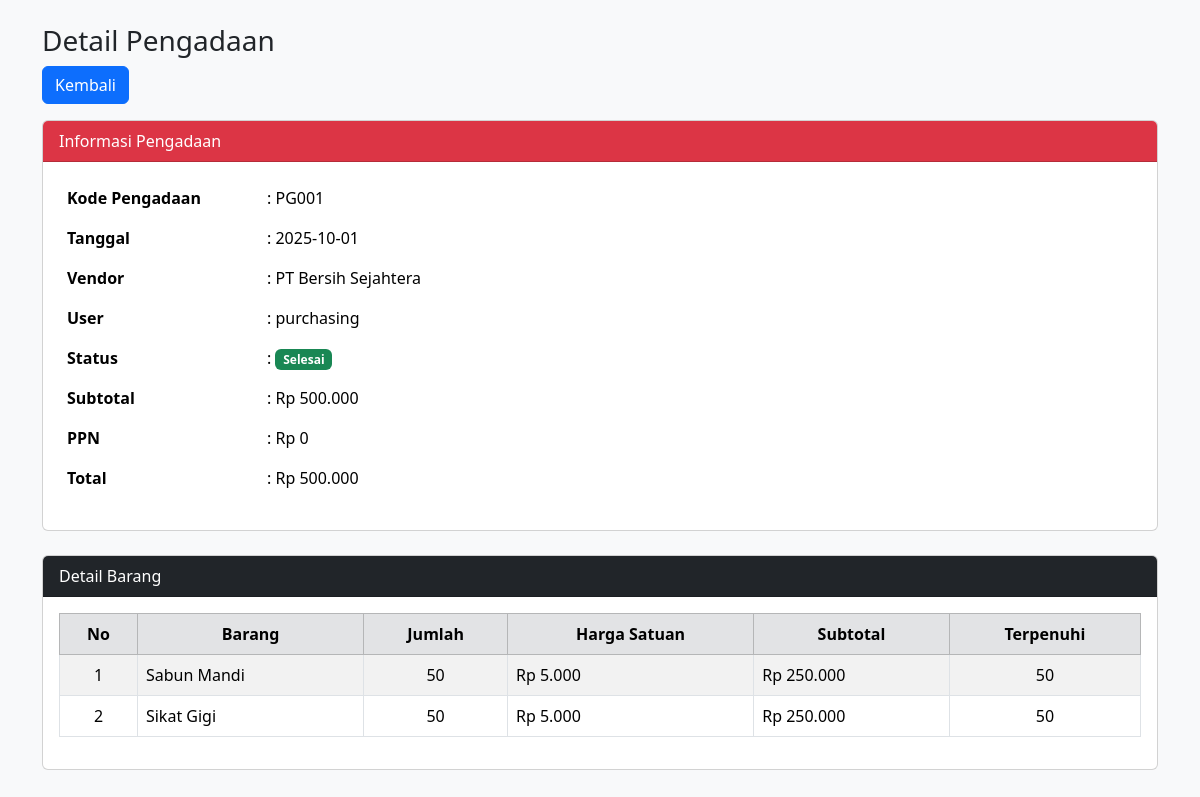
The page /transaksi/detail_pengadaan.php?id=1 (signed in) on the database its author committed.
### tables this page shows
CREATE TABLE pengadaan (
  idpengadaan BIGINT AUTO_INCREMENT PRIMARY KEY,
  kode_pengadaan VARCHAR(20),
  tanggal DATE,
  idvendor INT,
  iduser INT,
  subtotal_nilai DECIMAL(15,2) DEFAULT 0,
  ppn DECIMAL(12,2) DEFAULT 0,
  total_nilai DECIMAL(15,2) DEFAULT 0,
  status CHAR(1) DEFAULT 'O',  
  FOREIGN KEY (idvendor) REFERENCES vendor(idvendor) ON DELETE SET NULL,
  FOREIGN KEY (iduser) REFERENCES user(iduser) ON DELETE SET NULL
);

CREATE TABLE vendor (
  idvendor INT AUTO_INCREMENT PRIMARY KEY,
  nama_vendor VARCHAR(150) NOT NULL,
  badan_hukum CHAR(1) DEFAULT 'C',
  status CHAR(1) DEFAULT 'A'
);

CREATE TABLE user (
  iduser INT AUTO_INCREMENT PRIMARY KEY,
  username VARCHAR(45) NOT NULL,
  password VARCHAR(100) NOT NULL,
  idrole INT,
  FOREIGN KEY (idrole) REFERENCES role(idrole) ON DELETE SET NULL
);

CREATE TABLE detail_pengadaan (
  iddetail_pengadaan BIGINT AUTO_INCREMENT PRIMARY KEY,
  idpengadaan BIGINT,
  idbarang INT,
  jumlah INT,
  harga_satuan DECIMAL(12,2),
  subtotal DECIMAL(15,2),
  jumlah_terpenuhi INT DEFAULT 0,  
  FOREIGN KEY (idpengadaan) REFERENCES pengadaan(idpengadaan) ON DELETE CASCADE,
  FOREIGN KEY (idbarang) REFERENCES barang(idbarang) ON DELETE CASCADE
);

CREATE TABLE barang (
  idbarang INT AUTO_INCREMENT PRIMARY KEY,
  jenis CHAR(1) NOT NULL,
  nama VARCHAR(150) NOT NULL,
  idsatuan INT,
  status TINYINT DEFAULT 1,
  harga_beli DECIMAL(12,2) DEFAULT 0,
  harga_jual DECIMAL(12,2) DEFAULT 0,
  FOREIGN KEY (idsatuan) REFERENCES satuan(idsatuan) ON DELETE SET NULL
);

### transaksi/detail_pengadaan.php (the view, shortened to what this page needs)
<?php
include '../config/koneksi.php';
$id = intval($_GET['id']);
$qHeader = mysqli_query($koneksi, "
    SELECT p.*, v.nama_vendor, u.username
    FROM pengadaan p
    LEFT JOIN vendor v ON p.idvendor = v.idvendor
    LEFT JOIN user u ON p.iduser = u.iduser
    WHERE p.idpengadaan = '$id'
");
$data = mysqli_fetch_assoc($qHeader);
?>
<!DOCTYPE html>
<html lang="id">
<head>
<link href="https://cdn.jsdelivr.net/npm/bootstrap@5.3.3/dist/css/bootstrap.min.css" rel="stylesheet">
</head>
<body class="bg-light">
<div class="container py-4">
    <h3>Detail Pengadaan</h3>
    <a href="pengadaan.php" class="btn btn-primary mb-3">Kembali</a>
    <div class="card mb-4">
        <div class="card-header bg-danger text-white">
            Informasi Pengadaan
        </div>
        <div class="card-body">
            <table class="table table-borderless">
                <tr>
                    <th width="200px">Kode Pengadaan</th>
                    <td>: <?= $data['kode_pengadaan'] ?></td>
                </tr>
                <tr>
                    <th>Tanggal</th>
                    <td>: <?= $data['tanggal'] ?></td>
                </tr>
                <tr>
                    <th>Vendor</th>
                    <td>: <?= $data['nama_vendor'] ?></td>
                </tr>
                <tr>
                    <th>User</th>
                    <td>: <?= $data['username'] ?></td>
                </tr>
                <tr>
                    <th>Status</th>
                    <td>:
                        <?php
                            if ($data['status'] == 'C') {
                                echo "<span class='badge bg-success'>Selesai</span>";
                            } else {
                                echo "<span class='badge bg-warning'>Proses</span>";
                            }
                        ?>
                    </td>
                </tr>
                <tr>
                    <th>Subtotal</th>
                    <td>: Rp <?= number_format($data['subtotal_nilai'],0,',','.') ?></td>
                </tr>
                <tr>
                    <th>PPN</th>
                    <td>: Rp <?= number_format($data['ppn'],0,',','.') ?></td>
                </tr>
                <tr>
                    <th>Total</th>
                    <td>: Rp <?= number_format($data['total_nilai'],0,',','.') ?></td>
                </tr>
            </table>
        </div>
    </div>
    <div class="card">
        <div class="card-header bg-dark text-white d-flex justify-content-between">
            <span>Detail Barang</span>
        </div>
        <div class="card-body">
            <table class="table table-bordered table-striped">
                <thead class="table-secondary text-center">
                    <tr>
                        <th>No</th>
                        <th>Barang</th>
                        <th>Jumlah</th>
                        <th>Harga Satuan</th>
                        <th>Subtotal</th>
                        <th>Terpenuhi</th>
                    </tr>
                </thead>
                <tbody>
                    <?php
                    $qDetail = mysqli_query($koneksi, "
                        SELECT d.*, b.nama AS nama_barang
                        FROM detail_pengadaan d
                        JOIN barang b ON d.idbarang = b.idbarang
                        WHERE d.idpengadaan = '$id';
                    ");
                    $no = 1;
                    while ($row = mysqli_fetch_assoc($qDetail)) {
                        echo "
                        <tr>
                            <td class='text-center'>$no</td>
                            <td>{$row['nama_barang']}</td>
                            <td class='text-center'>{$row['jumlah']}</td>
                            <td>Rp " . number_format($row['harga_satuan'],0,',','.') . "</td>
                            <td>Rp " . number_format($row['subtotal'],0,',','.') . "</td>
                            <td class='text-center'>{$row['jumlah_terpenuhi']}</td>
                        </tr>
                        ";
                        $no++;
                    }
                    ?>
                </tbody>
            </table>
        </div>
    </div>
</div>
</body>
</html>

### rows shown on the page
pengadaan: kode_pengadaan "PG001", tanggal "2025-10-01", idvendor.nama_vendor "PT Bersih Sejahtera", iduser.username "purchasing", subtotal_nilai "500.000", ppn "0", total_nilai "500.000"
detail_pengadaan: idbarang.nama "Sabun Mandi", jumlah "50", harga_satuan "5.000", subtotal "250.000", jumlah_terpenuhi "50"
detail_pengadaan: idbarang.nama "Sikat Gigi", jumlah "50", harga_satuan "5.000", subtotal "250.000", jumlah_terpenuhi "50"
